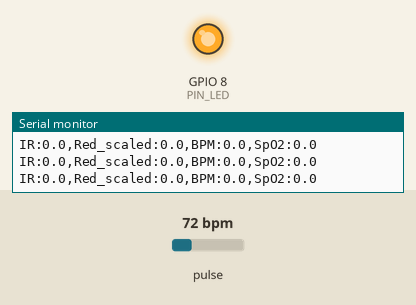
This sketch was run on a simulated ESP32-C3. On the bench: output pins drawn as LEDs (lit = HIGH), the last lines printed to the serial monitor. Dashed ring = blinking. The test bench sets the inputs (shaded band); at power-on: pulse 72 bpm. Pins used as bus, display or sensor lines are not drawn.

Above: at 2.9 s.
3.0 s: pulse set to 130 bpm
At 5.9 s:
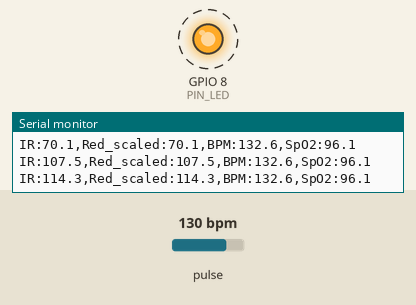
6.0 s: pulse set to 42 bpm
At 8.5 s:
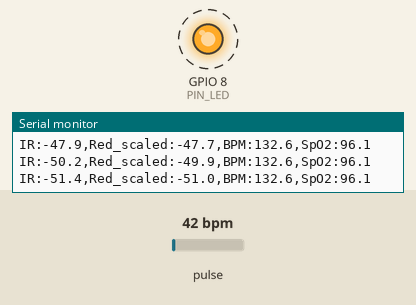
Timing chart, 0 to 14.8 s (numbered marks = the images above; inputs shaded):
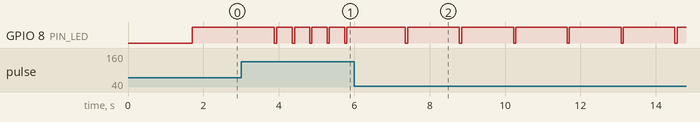

The sketch:

03_spo2.ino
```cpp
/*
 * PulseLab - Phase 3: SpO2 and perfusion index
 *
 * Same as Phase 2, plus the red channel:
 *   HeartRateDetector (ppg_dsp.h) finds the beats from IR,
 *   Spo2Estimator (spo2.h) uses those beats to measure red and IR
 *   per heartbeat and works out R, SpO2 and perfusion index.
 *
 * Output modes (set PLOTTER_MODE below):
 *   1 = Serial Plotter: IR and red pulse waves, BPM and SpO2
 *   0 = Serial Monitor: one line per beat with BPM, R, SpO2 and PI,
 *       plus raw IR/red levels every 2 s
 *
 * The SpO2 formula (110 - 25*R) is a common starting point, not calibrated
 * for this sensor yet. Note the R values: they're what I'll calibrate with
 * in Phase 11.
 *
 * Board:   ESP32C3 Dev Module, "USB CDC On Boot" = Enabled
 * Library: MAX30100lib by OXullo Intersecans
 * Wiring:  same as Phase 1 (docs/HARDWARE.md)
 */

#include <Wire.h>
#include "MAX30100_PulseOximeter.h"  // makes the IDE pick OXullo's library
#include "MAX30100.h"
#include "ppg_dsp.h"
#include "spo2.h"

using namespace pulselab;

// ---------- Pins ----------
constexpr int PIN_SDA = 6;
constexpr int PIN_SCL = 7;
constexpr int PIN_LED = 8;      // onboard blue LED, on when the pin is LOW
constexpr uint32_t I2C_FREQ_HZ = 400000;

// ---------- Output ----------
#define PLOTTER_MODE 1

constexpr uint8_t PLOT_EVERY_N = 4;  // plotter shows 50 points, so ~2 s on screen

MAX30100 sensor;
HeartRateDetector hr;
Spo2Estimator spo2;

uint8_t  plotCounter = 0;
float    irScale = 20.0f, redScale = 20.0f;
uint16_t lastIr = 0, lastRed = 0;
bool     lastFinger = false;
bool     lastSettling = false;
bool     clipSeen = false;
uint32_t lastStatusMs = 0;
uint32_t ledOffAt = 0;

// See Phase 2 / debug log #6: frees the I2C bus if the sensor was left
// holding SDA low after a reset in the middle of a transfer.
void i2cBusRecover() {
  pinMode(PIN_SDA, INPUT_PULLUP);
  pinMode(PIN_SCL, OUTPUT_OPEN_DRAIN);
  digitalWrite(PIN_SCL, HIGH);
  delayMicroseconds(5);
  for (int i = 0; i < 9 && digitalRead(PIN_SDA) == LOW; i++) {
    digitalWrite(PIN_SCL, LOW);
    delayMicroseconds(5);
    digitalWrite(PIN_SCL, HIGH);
    delayMicroseconds(5);
  }
  pinMode(PIN_SDA, OUTPUT_OPEN_DRAIN);
  digitalWrite(PIN_SDA, LOW);
  delayMicroseconds(5);
  digitalWrite(PIN_SCL, HIGH);
  delayMicroseconds(5);
  digitalWrite(PIN_SDA, HIGH);
  delayMicroseconds(5);
}

void setup() {
  Serial.begin(115200);
  delay(1500);

  // The LED flashes on every heartbeat. If it flashes but Serial shows
  // nothing, the program is fine and the problem is the Serial settings
  // (USB CDC On Boot, port, baud rate).
  pinMode(PIN_LED, OUTPUT);
  digitalWrite(PIN_LED, LOW);   // short flash at start-up
  delay(200);
  digitalWrite(PIN_LED, HIGH);

#if !PLOTTER_MODE
  // Only in Monitor mode: the Serial Plotter would draw the "3" in this
  // line as an extra "value 1" graph.
  Serial.println(F("PulseLab Phase 3 starting"));
#endif

  i2cBusRecover();
  Wire.begin(PIN_SDA, PIN_SCL);
  Wire.setClock(I2C_FREQ_HZ);

  uint8_t attempt = 0;
  while (!sensor.begin()) {
    attempt++;
    if (attempt == 1 || attempt % 5 == 0) {
      Serial.printf("MAX30100 not found (try %u). Check wiring and pull-ups (docs/DEBUG_LOG.md).\n", attempt);
    }
    delay(400);
  }
  Wire.setClock(I2C_FREQ_HZ);

  sensor.setMode(MAX30100_MODE_SPO2_HR);
  sensor.setSamplingRate(MAX30100_SAMPRATE_100HZ);
  sensor.setLedsPulseWidth(MAX30100_SPC_PW_1600US_16BITS);
  // IR, Red. If red is much darker than IR (raw red < ~15000) try a higher
  // red current, if it clips (>65000) try lower. Check with PLOTTER_MODE 0.
  sensor.setLedsCurrent(MAX30100_LED_CURR_50MA, MAX30100_LED_CURR_27_1MA);
  sensor.setHighresModeEnabled(true);

  hr.reset();
  spo2.reset();

#if !PLOTTER_MODE
  Serial.println(F("PulseLab Phase 3 - heart rate + SpO2"));
  Serial.println(F("Place your finger gently on the sensor and keep still."));
#endif
}

// Follows the size of a signal so both waves can be drawn at the same height.
static void trackScale(float& scale, float v) {
  float m = fabsf(v);
  scale = (m > scale) ? m : scale * 0.995f;
  if (scale < 20.0f) scale = 20.0f;
}

void printForPlotter(const HrResult& h, const Spo2Result& s) {
  bool show = h.finger && !h.settling;
  if (show) {
    trackScale(irScale, h.signal);
    trackScale(redScale, s.redSignal);
  } else {
    irScale = redScale = 20.0f;
  }

  if (++plotCounter >= PLOT_EVERY_N) {
    plotCounter = 0;
    // Red is drawn scaled to the same height as IR, so the shapes can be compared.
    float red = show ? s.redSignal * (irScale / redScale) : 0.0f;
    Serial.printf("IR:%.1f,Red_scaled:%.1f,BPM:%.1f,SpO2:%.1f\n",
                  show ? h.signal : 0.0f, red, h.bpm, s.spo2);
  }
}

void printForMonitor(const HrResult& h, const Spo2Result& s) {
  if (h.finger != lastFinger) {
    Serial.println(h.finger ? F("\nFinger detected. Hold still...") : F("\nNo finger."));
    lastFinger = h.finger;
  }
  if (lastSettling && !h.settling && h.finger) Serial.println(F("Measuring."));
  lastSettling = h.settling;
  if (s.clipping) clipSeen = true;

  if (h.beat && h.ibiMs > 0) {
    Serial.printf("Beat %4u ms %-3s BPM %5.1f | ", h.ibiMs, h.ibiValid ? "ok" : "rej", h.bpm);
    if (s.beatValid) {
      Serial.printf("this beat R %.3f PI %.2f%% | ", s.beatR, s.beatPi);
    } else {
      Serial.print(F("this beat skipped         | "));
    }
    if (s.spo2 > 0) {
      Serial.printf("R %.3f SpO2 %5.1f%% PI %.2f%%%s\n", s.r, s.spo2, s.pi,
                    s.lowPerfusion ? "  (weak pulse, SpO2 not reliable)" : "");
    } else {
      Serial.println(F("SpO2 --"));
    }
  }
}

void loop() {
  uint16_t ir, red;

  sensor.update();

  while (sensor.getRawValues(&ir, &red)) {
    lastIr = ir;
    lastRed = red;
    HrResult h = hr.process((float)ir);
    Spo2Result s = spo2.process((float)ir, (float)red, h);

    if (h.beat) {
      digitalWrite(PIN_LED, LOW);
      ledOffAt = millis() + 60;
    }

#if PLOTTER_MODE
    printForPlotter(h, s);
#else
    printForMonitor(h, s);
#endif
  }

  if (ledOffAt && millis() >= ledOffAt) {
    digitalWrite(PIN_LED, HIGH);
    ledOffAt = 0;
  }

#if !PLOTTER_MODE
  if (millis() - lastStatusMs >= 2000) {
    lastStatusMs = millis();
    Serial.printf("  (raw IR %u, raw red %u%s)\n", lastIr, lastRed,
                  clipSeen ? ", CLIPPING: LED too bright" : "");
    clipSeen = false;
  }
#endif
}
```

ppg_dsp.h
```cpp
// ppg_dsp.h
// Signal processing for PulseLab: filtering + beat detection + heart rate.
//
// Plain C++ with no Arduino code in it, so the same file runs on the ESP32
// and can also be tested on a PC (see tests/test_heart_rate.cpp).
//
// Signal chain (100 samples per second):
//
//   raw IR -> remove DC -> band-pass 0.5-4 Hz -> invert -> slope -> peak detection -> IBI -> BPM
//
// Beats are detected on the slope (how fast the signal rises), not on the
// signal itself. The rise at the start of each pulse is sharp, while breathing
// drift is slow, so the slope ignores breathing much better. The point of
// fastest rise is also a more stable timing mark than the top of the peak.
//

#pragma once
#include <stdint.h>
#include <math.h>

namespace pulselab {

// ---------------- Settings ----------------

constexpr float    FS_HZ            = 100.0f;  // sensor sample rate
constexpr uint32_t SAMPLE_MS        = 10;      // 1000 / FS_HZ

constexpr float    FINGER_IR_MIN    = 10000.0f; // raw IR below this = no finger
constexpr uint32_t SETTLE_SAMPLES   = 200;      // ignore first 2 s after finger is placed (filters settling)

constexpr float    DC_ALPHA         = 0.01f;    // DC tracker speed (about 1 s time constant)
constexpr float    DC_ALPHA_FAST    = 0.1f;     // faster while settling (~0.1 s), so the jump from placing a finger dies out quickly
constexpr float    ENV_DECAY        = 0.998f;   // envelope decay per sample (half-life ~3.5 s)
constexpr float    ENV_DECAY_FAST   = 0.98f;    // decay when beats stop coming (half-life ~0.35 s)
constexpr float    MISSING_BEAT_RATIO = 1.5f;   // "beats stopped" = no beat for 1.5x the normal interval
constexpr uint32_t MISSING_BEAT_SAMPLES = 150;  // ...or 1.5 s if the normal interval isn't known yet
constexpr float    THRESH_RATIO     = 0.5f;     // beat threshold = 50% of recent max slope
constexpr float    MIN_THRESHOLD    = 3.0f;     // never go below this (stops noise counting as beats)
constexpr uint8_t  SLOPE_SAMPLES    = 4;        // slope = rise over the last 4 samples (40 ms)
constexpr uint32_t REFRACTORY_SAMPLES = 30;     // 300 ms: no second beat within this (max 200 BPM)
constexpr float    REFRACTORY_RATIO = 0.6f;     // once HR is known, also block 60% of the normal beat interval

constexpr uint16_t IBI_MIN_MS       = 300;      // 200 BPM
constexpr uint16_t IBI_MAX_MS       = 2000;     // 30 BPM
constexpr float    IBI_MAX_JUMP     = 0.30f;    // reject an interval >30% away from the median
constexpr uint8_t  IBI_BUFFER_SIZE  = 8;        // average BPM over last 8 beats
constexpr uint8_t  IBI_MIN_FOR_BPM  = 3;        // need 3 good intervals before showing BPM
constexpr uint8_t  MAX_REJECTS      = 3;        // after 3 rejects in a row, assume HR really changed

// ---------------- Biquad filter ----------------
// One 2nd-order IIR section, transposed direct form II.
// Coefficients come from filter_design.py (scipy butter, output='sos').

class Biquad {
public:
  Biquad(float b0, float b1, float b2, float a1, float a2)
    : b0_(b0), b1_(b1), b2_(b2), a1_(a1), a2_(a2) {}

  float process(float x) {
    float y = b0_ * x + z1_;
    z1_ = b1_ * x - a1_ * y + z2_;
    z2_ = b2_ * x - a2_ * y;
    return y;
  }

  void reset() { z1_ = z2_ = 0.0f; }

private:
  float b0_, b1_, b2_, a1_, a2_;
  float z1_ = 0.0f, z2_ = 0.0f;
};

// 4th-order Butterworth band-pass, 0.5-4 Hz at 100 Hz (two biquads).
// 0.5 Hz = 30 BPM, 4 Hz = 240 BPM. Removes baseline drift and high-frequency noise.
class BandPass {
public:
  float process(float x) { return s2_.process(s1_.process(x)); }
  void reset() { s1_.reset(); s2_.reset(); }

private:
  Biquad s1_{0.0104324134f,  0.0208648267f, 0.0104324134f, -1.7178445866f, 0.7634885626f};
  Biquad s2_{1.0000000000f, -2.0000000000f, 1.0000000000f, -1.9585309427f, 0.9597079331f};
};

// ---------------- Heart rate detector ----------------

struct HrResult {
  bool     finger;     // finger on the sensor
  bool     settling;   // filters still settling, ignore output
  float    signal;     // filtered PPG (positive peak = heartbeat)
  float    slope;      // rise of the signal over the last 40 ms
  float    threshold;  // current beat threshold (in slope units)
  bool     beat;       // a beat was detected on this sample
  uint16_t ibiMs;      // interval since previous beat (0 if none / rejected)
  bool     ibiValid;   // this interval passed the checks
  float    bpm;        // averaged heart rate (0 until enough beats)
};

class HeartRateDetector {
public:
  void reset() {
    filter_.reset();
    sampleIdx_ = 0;
    fingerStart_ = 0;
    finger_ = false;
    dc_ = 0.0f;
    for (uint8_t i = 0; i < SLOPE_SAMPLES; i++) yHist_[i] = 0.0f;
    yHead_ = 0;
    s1_ = s2_ = 0.0f;
    envelope_ = 0.0f;
    armed_ = false;
    lastBeat_ = 0;
    haveLastBeat_ = false;
    ibiCount_ = 0;
    ibiHead_ = 0;
    rejects_ = 0;
    bpm_ = 0.0f;
  }

  // Call once per sample, at exactly FS_HZ.
  // Time is counted in samples, not millis(), because the sensor FIFO
  // gives us samples in bursts. Sample count is the real time base.
  HrResult process(float rawIr) {
    HrResult r{};
    sampleIdx_++;

    // --- finger detection ---
    if (rawIr < FINGER_IR_MIN) {
      if (finger_) reset();
      return r;  // all zero, finger = false
    }
    if (!finger_) {
      finger_ = true;
      fingerStart_ = sampleIdx_;
      dc_ = rawIr;  // start DC at the current level so there is no big jump
    }
    r.finger = true;

    // --- DC removal + band-pass ---
    bool settling = (sampleIdx_ - fingerStart_ < SETTLE_SAMPLES);
    dc_ += (settling ? DC_ALPHA_FAST : DC_ALPHA) * (rawIr - dc_);
    // More blood = more light absorbed = lower IR reading, so the heartbeat
    // shows up as a dip. Invert it so each beat is a positive peak.
    float y0 = -filter_.process(rawIr - dc_);
    float s0 = y0 - yHist_[yHead_];  // rise over the last SLOPE_SAMPLES samples
    r.signal = y0;
    r.slope = s0;

    if (settling) {
      r.settling = true;
      // Measure the pulse size in the second half of settling, to start the
      // envelope at the right level instead of at zero.
      if (sampleIdx_ - fingerStart_ >= SETTLE_SAMPLES / 2 && s0 > envelope_) envelope_ = s0;
      shift(y0, s0);
      return r;
    }

    // --- adaptive threshold ---
    // The envelope follows the size of recent beats (their max slope).
    // It decays slowly, but much faster if beats stop being found, e.g. after
    // the finger moved and a big bump pushed the envelope up.
    uint32_t sinceBeat = haveLastBeat_ ? sampleIdx_ - lastBeat_ : sampleIdx_ - fingerStart_ - SETTLE_SAMPLES;
    uint32_t missingAfter = MISSING_BEAT_SAMPLES;
    if (ibiCount_ >= IBI_MIN_FOR_BPM) missingAfter = (uint32_t)(MISSING_BEAT_RATIO * medianIbi() / SAMPLE_MS);
    envelope_ *= (sinceBeat > missingAfter) ? ENV_DECAY_FAST : ENV_DECAY;
    if (s0 > envelope_) envelope_ = s0;
    float threshold = THRESH_RATIO * envelope_;
    if (threshold < MIN_THRESHOLD) threshold = MIN_THRESHOLD;
    r.threshold = threshold;

    // Re-arm only after the signal starts falling (slope below zero).
    // Together with the refractory time, this stops the small second bump
    // after each beat (the dicrotic wave) counting as another beat.
    if (!armed_ && s0 < 0.0f) armed_ = true;

    // --- peak detection on the previous slope sample (s1 is a local max) ---
    uint32_t candidate = sampleIdx_ - 1;
    bool isPeak = (s1_ > s2_) && (s1_ >= s0) && (s1_ > threshold);
    uint32_t refractory = REFRACTORY_SAMPLES;
    if (ibiCount_ >= IBI_MIN_FOR_BPM) {
      // The second bump of each pulse comes ~250-350 ms after the beat.
      // Once we know the normal interval, block most of it.
      uint32_t adaptive = (uint32_t)(REFRACTORY_RATIO * medianIbi() / SAMPLE_MS);
      if (adaptive > refractory) refractory = adaptive;
    }
    bool refractoryOk = !haveLastBeat_ || (candidate - lastBeat_ >= refractory);

    if (armed_ && isPeak && refractoryOk) {
      r.beat = true;
      armed_ = false;

      if (haveLastBeat_) {
        uint32_t ibi = (candidate - lastBeat_) * SAMPLE_MS;
        r.ibiMs = (uint16_t)(ibi > 65535 ? 65535 : ibi);
        r.ibiValid = acceptIbi(r.ibiMs);
      }
      lastBeat_ = candidate;
      haveLastBeat_ = true;
    }

    r.bpm = bpm_;
    shift(y0, s0);
    return r;
  }

  float bpm() const { return bpm_; }

private:
  void shift(float y0, float s0) {
    yHist_[yHead_] = y0;
    yHead_ = (yHead_ + 1) % SLOPE_SAMPLES;
    s2_ = s1_; s1_ = s0;
  }

  bool acceptIbi(uint16_t ibi) {
    if (ibi < IBI_MIN_MS || ibi > IBI_MAX_MS) return false;

    if (ibiCount_ >= IBI_MIN_FOR_BPM) {
      float med = medianIbi();
      if (fabsf((float)ibi - med) > IBI_MAX_JUMP * med) {
        // Probably a missed or extra beat. But if it keeps happening,
        // the heart rate really changed, so start fresh.
        if (++rejects_ >= MAX_REJECTS) {
          ibiCount_ = 0;
          ibiHead_ = 0;
          rejects_ = 0;
          bpm_ = 0.0f;
        }
        return false;
      }
    }
    rejects_ = 0;

    ibiBuf_[ibiHead_] = ibi;
    ibiHead_ = (ibiHead_ + 1) % IBI_BUFFER_SIZE;
    if (ibiCount_ < IBI_BUFFER_SIZE) ibiCount_++;

    // At the start there is no median to compare against yet. Before showing
    // the first BPM, make sure the first few intervals agree with each other.
    // If not, drop the oldest one and wait for another beat.
    // (While ibiCount_ <= IBI_MIN_FOR_BPM the buffer hasn't wrapped, so the
    // intervals are stored in order at index 0..ibiCount_-1.)
    if (ibiCount_ == IBI_MIN_FOR_BPM && bpm_ == 0.0f) {
      float med = medianIbi();
      bool consistent = true;
      for (uint8_t i = 0; i < ibiCount_; i++) {
        if (fabsf((float)ibiBuf_[i] - med) > IBI_MAX_JUMP * med) consistent = false;
      }
      if (!consistent) {
        for (uint8_t i = 1; i < ibiCount_; i++) ibiBuf_[i - 1] = ibiBuf_[i];
        ibiCount_--;
        ibiHead_--;
        return true;
      }
    }

    if (ibiCount_ >= IBI_MIN_FOR_BPM) {
      uint32_t sum = 0;
      for (uint8_t i = 0; i < ibiCount_; i++) sum += ibiBuf_[i];
      bpm_ = 60000.0f * ibiCount_ / (float)sum;
    }
    return true;
  }

  float medianIbi() const {
    uint16_t tmp[IBI_BUFFER_SIZE];
    for (uint8_t i = 0; i < ibiCount_; i++) tmp[i] = ibiBuf_[i];
    // insertion sort, max 8 values
    for (uint8_t i = 1; i < ibiCount_; i++) {
      uint16_t v = tmp[i];
      int8_t j = i - 1;
      while (j >= 0 && tmp[j] > v) { tmp[j + 1] = tmp[j]; j--; }
      tmp[j + 1] = v;
    }
    if (ibiCount_ % 2) return tmp[ibiCount_ / 2];
    return 0.5f * (tmp[ibiCount_ / 2 - 1] + tmp[ibiCount_ / 2]);
  }

  BandPass filter_;
  uint32_t sampleIdx_ = 0;
  uint32_t fingerStart_ = 0;
  bool     finger_ = false;
  float    dc_ = 0.0f;
  float    yHist_[SLOPE_SAMPLES] = {0};  // last few filtered samples, for the slope
  uint8_t  yHead_ = 0;
  float    s1_ = 0.0f, s2_ = 0.0f;
  float    envelope_ = 0.0f;
  bool     armed_ = false;
  uint32_t lastBeat_ = 0;
  bool     haveLastBeat_ = false;

  uint16_t ibiBuf_[IBI_BUFFER_SIZE] = {0};
  uint8_t  ibiCount_ = 0;
  uint8_t  ibiHead_ = 0;
  uint8_t  rejects_ = 0;
  float    bpm_ = 0.0f;
};

}  // namespace pulselab
```

Source omitted: spo2.h (7106 bytes)

Measured:
- after the input at 3.0 s, GPIO 8 (PIN_LED): alternates HIGH for 0.40 s and LOW for 0.06 s, starting after 0.89 s
- after the input at 6.0 s, GPIO 8 (PIN_LED): alternates HIGH for 1.4 s and LOW for 0.06 s, starting after 1.4 s
